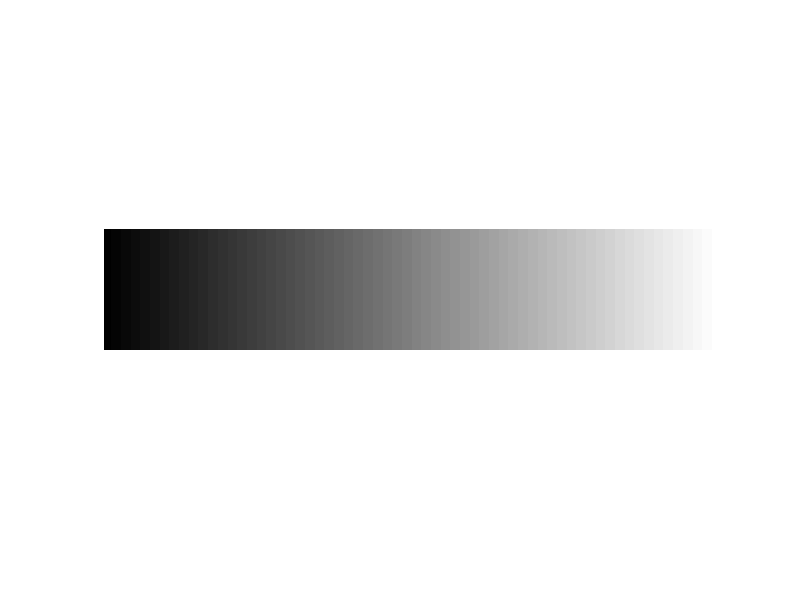

Here is the MATLAB script that generated this plot:
im = zeros(50,256);
im = uint8(im);

for(i=1:1:size(im,1))
  for(j=1:1:size(im,2))
    im(i,j) = j;
  endfor
endfor

figure(1);
imshow(im);